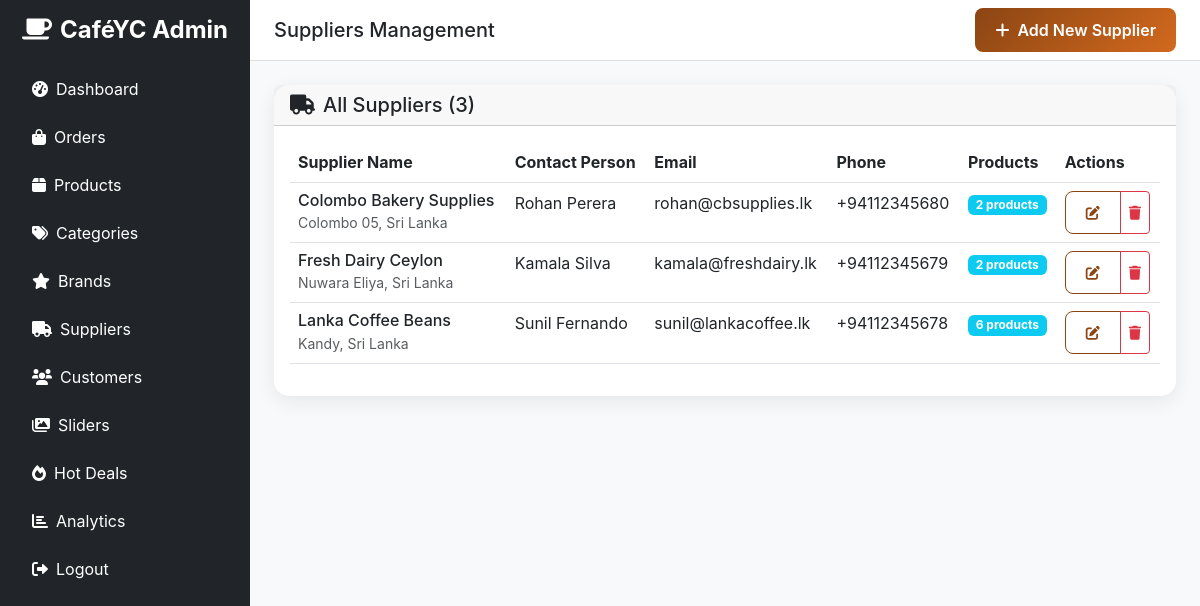
Screenshot of /admin/suppliers.php (signed in) with the database file from the repository.
### tables this page shows
CREATE TABLE IF NOT EXISTS suppliers (
    id INT AUTO_INCREMENT PRIMARY KEY,
    name VARCHAR(255) NOT NULL,
    contact_person VARCHAR(255),
    email VARCHAR(255),
    phone VARCHAR(20),
    address TEXT,
    is_active BOOLEAN DEFAULT TRUE,
    created_at TIMESTAMP DEFAULT CURRENT_TIMESTAMP,
    updated_at TIMESTAMP DEFAULT CURRENT_TIMESTAMP ON UPDATE CURRENT_TIMESTAMP
);

### admin/suppliers.php (the view, shortened to what this page needs)
<?php
require_once '../config/database.php';
$stmt = $pdo->prepare("
    SELECT s.*, COUNT(p.id) as product_count
    FROM suppliers s
    LEFT JOIN products p ON s.id = p.supplier_id AND p.is_active = 1
    WHERE s.is_active = 1
    GROUP BY s.id
    ORDER BY s.name
");
$stmt->execute();
$suppliers = $stmt->fetchAll();
?>
<?php include '../includes/header.php'; ?>
<body class="bg-light">
    <div class="d-flex">
        <nav class="sidebar bg-dark text-white p-3" style="width: 250px; min-height: 100vh;">
            <div class="text-center mb-4">
                <h4 class="fw-bold">
                    <i class="fas fa-coffee me-2"></i>CaféYC Admin
                </h4>
            </div>
            <ul class="nav flex-column">
                <li class="nav-item mb-2">
                    <a class="nav-link text-white" href="dashboard.php">
                        <i class="fas fa-tachometer-alt me-2"></i>Dashboard
                    </a>
                </li>
                <li class="nav-item mb-2">
                    <a class="nav-link text-white" href="orders.php">
                        <i class="fas fa-shopping-bag me-2"></i>Orders
                    </a>
                </li>
                <li class="nav-item mb-2">
                    <a class="nav-link text-white" href="products.php">
                        <i class="fas fa-box me-2"></i>Products
                    </a>
                </li>
                <li class="nav-item mb-2">
                    <a class="nav-link text-white" href="categories.php">
                        <i class="fas fa-tags me-2"></i>Categories
                    </a>
                </li>
                <li class="nav-item mb-2">
                    <a class="nav-link text-white" href="brands.php">
                        <i class="fas fa-star me-2"></i>Brands
                    </a>
                </li>
                <li class="nav-item mb-2">
                    <a class="nav-link text-white active" href="suppliers.php">
                        <i class="fas fa-truck me-2"></i>Suppliers
                    </a>
                </li>
                <li class="nav-item mb-2">
                    <a class="nav-link text-white" href="customers.php">
                        <i class="fas fa-users me-2"></i>Customers
                    </a>
                </li>
                <li class="nav-item mb-2">
                    <a class="nav-link text-white" href="sliders.php">
                        <i class="fas fa-images me-2"></i>Sliders
                    </a>
                </li>
                <li class="nav-item mb-2">
                    <a class="nav-link text-white" href="hot-deals.php">
                        <i class="fas fa-fire me-2"></i>Hot Deals
                    </a>
                </li>
                <li class="nav-item mb-2">
                    <a class="nav-link text-white" href="analytics.php">
                        <i class="fas fa-chart-bar me-2"></i>Analytics
                    </a>
                </li>
                <li class="nav-item mt-auto">
                    <a class="nav-link text-white" href="../auth/logout.php">
                        <i class="fas fa-sign-out-alt me-2"></i>Logout
                    </a>
                </li>
            </ul>
        </nav>
        <div class="flex-grow-1">
            <nav class="navbar navbar-light bg-white border-bottom px-4">
                <h5 class="mb-0">Suppliers Management</h5>
                <button class="btn btn-primary" data-bs-toggle="modal" data-bs-target="#addSupplierModal">
                    <i class="fas fa-plus me-2"></i>Add New Supplier
                </button>
            </nav>
            <div class="container-fluid p-4">
                <div class="card">
                    <div class="card-header">
                        <h5 class="mb-0">
                            <i class="fas fa-truck me-2"></i>All Suppliers (<?php echo count($suppliers); ?>)
                        </h5>
                    </div>
                    <div class="card-body">
                        <div class="table-responsive">
                            <table class="table table-hover">
                                <thead>
                                    <tr>
                                        <th>Supplier Name</th>
                                        <th>Contact Person</th>
                                        <th>Email</th>
                                        <th>Phone</th>
                                        <th>Products</th>
                                        <th>Actions</th>
                                    </tr>
                                </thead>
                                <tbody>
                                    <?php foreach ($suppliers as $supplier): ?>
                                    <tr>
                                        <td>
                                            <h6 class="mb-0"><?php echo htmlspecialchars($supplier['name']); ?></h6>
                                            <small class="text-muted"><?php echo htmlspecialchars($supplier['address']); ?></small>
                                        </td>
                                        <td><?php echo htmlspecialchars($supplier['contact_person']); ?></td>
                                        <td><?php echo htmlspecialchars($supplier['email']); ?></td>
                                        <td><?php echo htmlspecialchars($supplier['phone']); ?></td>
                                        <td>
                                            <span class="badge bg-info"><?php echo $supplier['product_count']; ?> products</span>
                                        </td>
                                        <td>
                                            <div class="btn-group">
                                                <button class="btn btn-sm btn-outline-primary"
                                                        onclick="editSupplier(<?php echo htmlspecialchars(json_encode($supplier)); ?>)">
                                                    <i class="fas fa-edit"></i>
                                                </button>
                                                <button class="btn btn-sm btn-outline-danger"
                                                        onclick="confirmDelete(<?php echo $supplier['id']; ?>, '<?php echo htmlspecialchars($supplier['name']); ?>')">
                                                    <i class="fas fa-trash"></i>
                                                </button>
                                            </div>
                                        </td>
                                    </tr>
                                    <?php endforeach; ?>
                                </tbody>
                            </table>
                        </div>
                    </div>
                </div>
            </div>
        </div>
    </div>
</body>
</html>

### assets/css/style.css (style rules this page uses)
:root { --primary-color: #8B4513; --secondary-color: #D2691E; --accent-color: #F4A460; --dark-color: #654321; --light-bg: #FAF8F3; --gradient-primary: linear-gradient(135deg, #8B4513 0%, #D2691E 100%); }
body { font-family: 'Inter', sans-serif; background-color: var(--light-bg); }
.btn-primary { background: var(--gradient-primary); border: none; border-radius: 8px; padding: 10px 20px; font-weight: 600; transition: all 0.3s ease; }
.btn-outline-primary { border-color: var(--primary-color); color: var(--primary-color); border-radius: 8px; padding: 10px 20px; font-weight: 600; transition: all 0.3s ease; }
.navbar { backdrop-filter: blur(10px); background-color: rgba(255, 255, 255, 0.95) !important; }
.card { border-radius: 15px; border: none; box-shadow: 0 5px 20px rgba(0, 0, 0, 0.08); transition: all 0.3s ease; }

### rows the page displays
suppliers: name "Colombo Bakery Supplies", address "Colombo 05, Sri Lanka", contact_person "Rohan Perera", email "rohan@cbsupplies.lk", phone "+94112345680", product_count "2"
suppliers: name "Fresh Dairy Ceylon", address "Nuwara Eliya, Sri Lanka", contact_person "Kamala Silva", email "kamala@freshdairy.lk", phone "+94112345679", product_count "2"
suppliers: name "Lanka Coffee Beans", address "Kandy, Sri Lanka", contact_person "Sunil Fernando", email "sunil@lankacoffee.lk", phone "+94112345678", product_count "6"

### other values shown
count($suppliers) "3"
